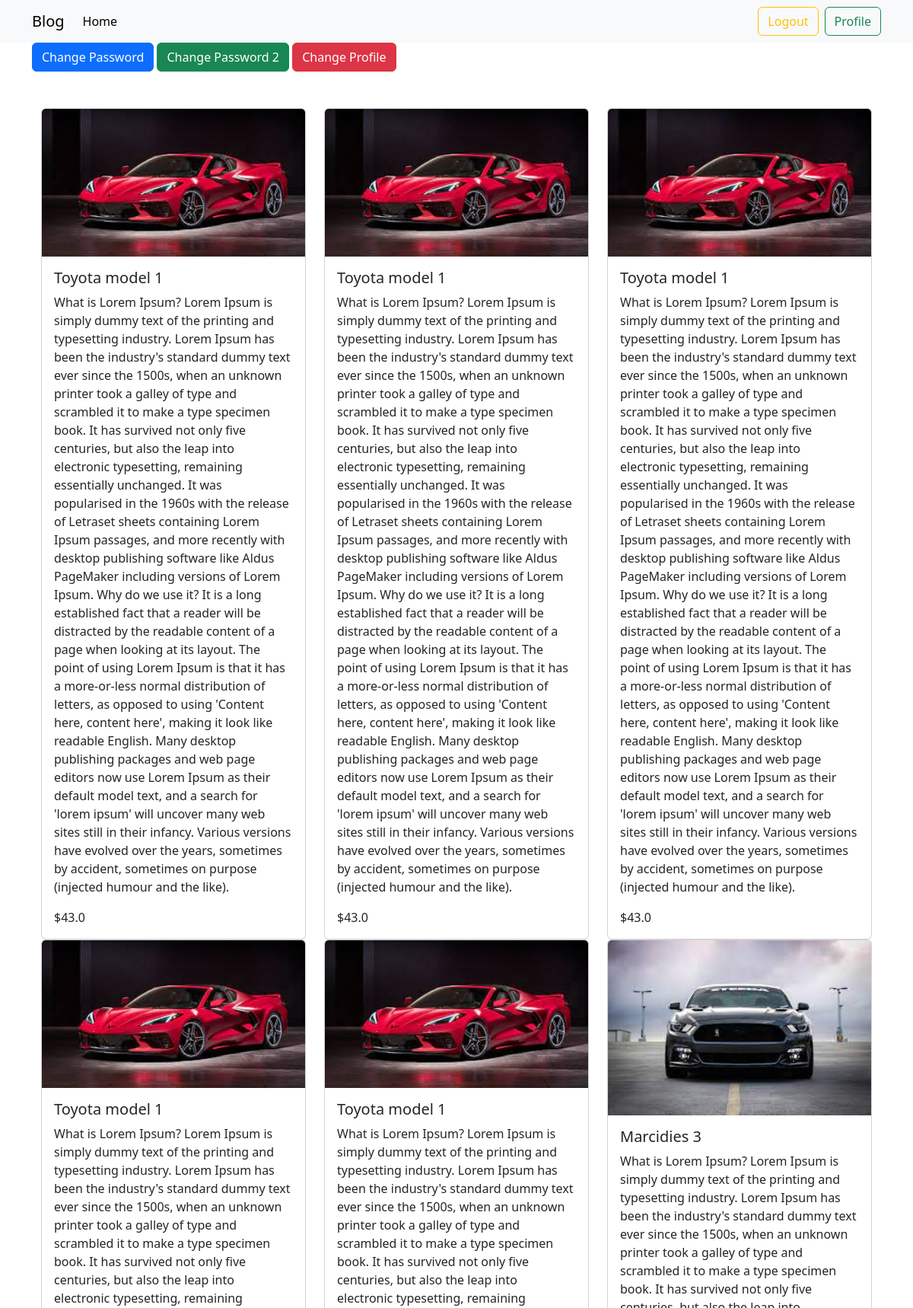
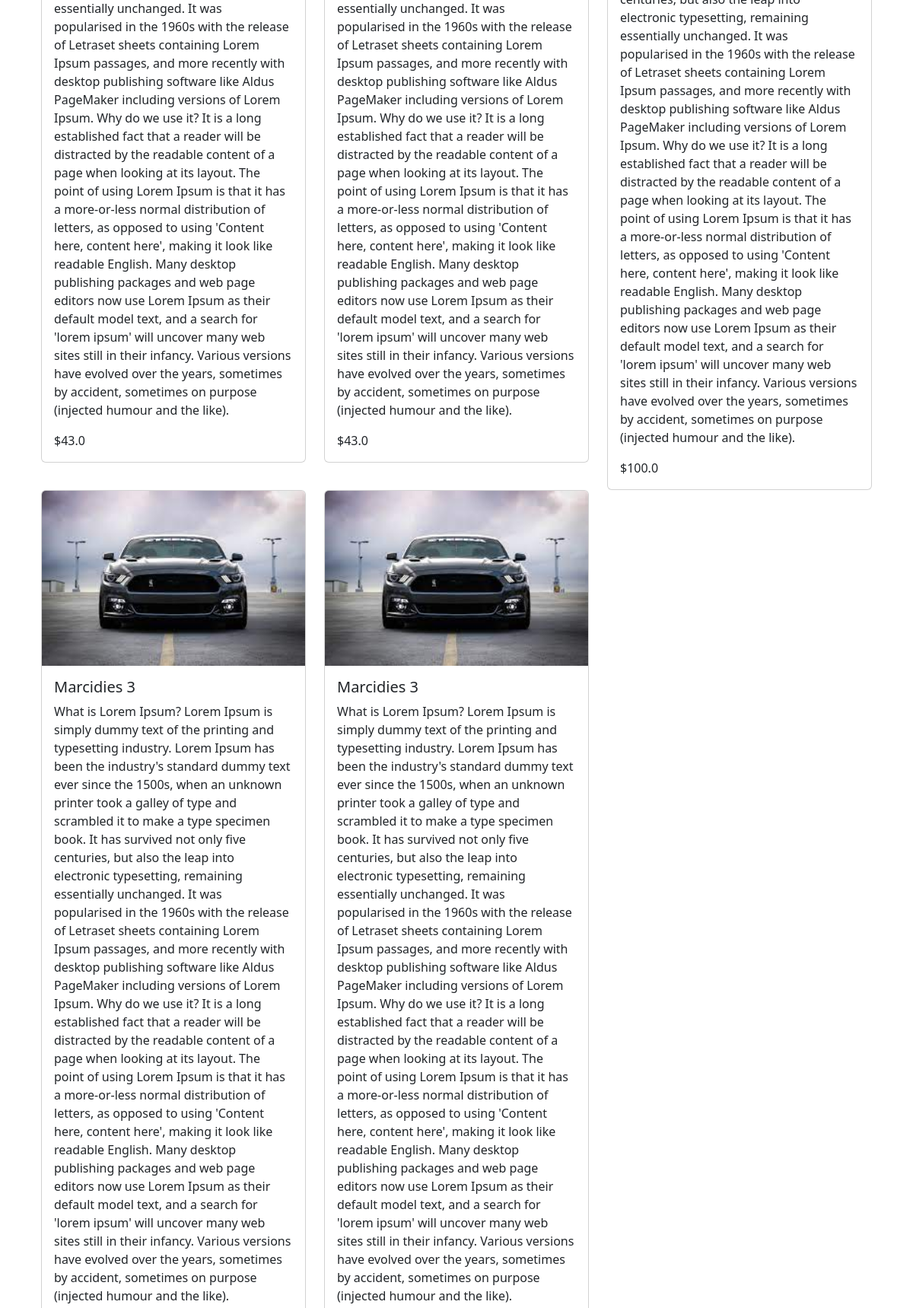
The app's page /profile/ (signed in, upper part) with its own data (2 pictures, top to bottom).
### car/models.py (models this page shows, shortened)
class Order(models.Model):
  user = models.ForeignKey(User, on_delete=models.CASCADE,related_name="users")
  car = models.ForeignKey(Car, on_delete=models.CASCADE, related_name="cars")

class Car(models.Model):
  title = models.CharField(max_length=200)
  description = models.TextField()
  price = models.FloatField()
  image = models.ImageField(upload_to='images/')
  brand = models.ForeignKey(Brand, on_delete=models.CASCADE, null=True, blank=True, related_name="brands")
  quantity = models.IntegerField(blank=True, null=True)

### app/views.py (the view)
# urls.py: path("profile/", views.OrderListView.as_view(), name="profile"),
@method_decorator(login_required, name='dispatch')
class OrderListView(ListView):
  model = Order
  template_name = './profile.html'
  def get_context_data(self, *args, **kwargs):
    context = super(OrderListView, self).get_context_data(*args, **kwargs)
    orders = Order.objects.filter(user=self.request.user)
    context["orders"] = orders
    return context

### app/templates/profile.html (shortened to what this page needs)
{% extends "base.html" %}
 {% load static %}
 {% block content %}
<div class="container">
  <div class="flex gap-3">
    <a href="{% url 'change-password' %}" class="btn btn-primary"
      >Change Password</a
    >
    <a href="{% url 'change-password2' %}" class="btn btn-success"
      >Change Password 2</a
    >
    <a href="{% url 'change_profile' %}" class="btn btn-danger"
      >Change Profile</a
    >
  </div>
  <div class="container my-5">
    <div class="row">
      {% for order in orders %}
      <div class="col-md-4">
        <div class="card">
          <img src="{{ order.car.image.url }}" class="card-img-top" alt="..." />
          <div class="card-body">
            <h5 class="card-title">{{order.car.title}}</h5>
            <p class="card-text">{{order.car.description}}</p>
            <p class="card-text">${{order.car.price}}</p>
          </div>
        </div>
      </div>
      {% endfor %}
    </div>
  </div>
</div>
{% endblock content %}

### records on screen
Order: car.image (picture), car "Toyota model 1", car.description "What is Lorem Ipsum? Lorem Ipsum is simply dummy text of the printing and typesetting industry. Lorem Ipsum has been the industry's standard dummy text ever since the 1500s, when an unknown printer took a galley of type and scrambled it to make a type specimen book. It has survived not only five centuries, but also the leap into electronic typesetting, remaining essentially unchanged. It was popularised in the 1960s with the release of Letraset sheets containing Lorem Ipsum passages, and more recently with desktop publishing software like Aldus PageMaker including versions of Lorem Ipsum. Why do we use it? It is a long established fact that a reader will be distracted by the readable…", car.price "43.0"
Order: car.image (picture), car "Toyota model 1", car.description "What is Lorem Ipsum? Lorem Ipsum is simply dummy text of the printing and typesetting industry. Lorem Ipsum has been the industry's standard dummy text ever since the 1500s, when an unknown printer took a galley of type and scrambled it to make a type specimen book. It has survived not only five centuries, but also the leap into electronic typesetting, remaining essentially unchanged. It was popularised in the 1960s with the release of Letraset sheets containing Lorem Ipsum passages, and more recently with desktop publishing software like Aldus PageMaker including versions of Lorem Ipsum. Why do we use it? It is a long established fact that a reader will be distracted by the readable…", car.price "43.0"
Order: car.image (picture), car "Toyota model 1", car.description "What is Lorem Ipsum? Lorem Ipsum is simply dummy text of the printing and typesetting industry. Lorem Ipsum has been the industry's standard dummy text ever since the 1500s, when an unknown printer took a galley of type and scrambled it to make a type specimen book. It has survived not only five centuries, but also the leap into electronic typesetting, remaining essentially unchanged. It was popularised in the 1960s with the release of Letraset sheets containing Lorem Ipsum passages, and more recently with desktop publishing software like Aldus PageMaker including versions of Lorem Ipsum. Why do we use it? It is a long established fact that a reader will be distracted by the readable…", car.price "43.0"
Order: car.image (picture), car "Toyota model 1", car.description "What is Lorem Ipsum? Lorem Ipsum is simply dummy text of the printing and typesetting industry. Lorem Ipsum has been the industry's standard dummy text ever since the 1500s, when an unknown printer took a galley of type and scrambled it to make a type specimen book. It has survived not only five centuries, but also the leap into electronic typesetting, remaining essentially unchanged. It was popularised in the 1960s with the release of Letraset sheets containing Lorem Ipsum passages, and more recently with desktop publishing software like Aldus PageMaker including versions of Lorem Ipsum. Why do we use it? It is a long established fact that a reader will be distracted by the readable…", car.price "43.0"
Order: car.image (picture), car "Toyota model 1", car.description "What is Lorem Ipsum? Lorem Ipsum is simply dummy text of the printing and typesetting industry. Lorem Ipsum has been the industry's standard dummy text ever since the 1500s, when an unknown printer took a galley of type and scrambled it to make a type specimen book. It has survived not only five centuries, but also the leap into electronic typesetting, remaining essentially unchanged. It was popularised in the 1960s with the release of Letraset sheets containing Lorem Ipsum passages, and more recently with desktop publishing software like Aldus PageMaker including versions of Lorem Ipsum. Why do we use it? It is a long established fact that a reader will be distracted by the readable…", car.price "43.0"
Order: car.image (picture), car "Marcidies 3", car.description "What is Lorem Ipsum? Lorem Ipsum is simply dummy text of the printing and typesetting industry. Lorem Ipsum has been the industry's standard dummy text ever since the 1500s, when an unknown printer took a galley of type and scrambled it to make a type specimen book. It has survived not only five centuries, but also the leap into electronic typesetting, remaining essentially unchanged. It was popularised in the 1960s with the release of Letraset sheets containing Lorem Ipsum passages, and more recently with desktop publishing software like Aldus PageMaker including versions of Lorem Ipsum. Why do we use it? It is a long established fact that a reader will be distracted by the readable…", car.price "100.0"
Order: car.image (picture), car "Marcidies 3", car.description "What is Lorem Ipsum? Lorem Ipsum is simply dummy text of the printing and typesetting industry. Lorem Ipsum has been the industry's standard dummy text ever since the 1500s, when an unknown printer took a galley of type and scrambled it to make a type specimen book. It has survived not only five centuries, but also the leap into electronic typesetting, remaining essentially unchanged. It was popularised in the 1960s with the release of Letraset sheets containing Lorem Ipsum passages, and more recently with desktop publishing software like Aldus PageMaker including versions of Lorem Ipsum. Why do we use it? It is a long established fact that a reader will be distracted by the readable…"
Order: car.image (picture), car "Marcidies 3", car.description "What is Lorem Ipsum? Lorem Ipsum is simply dummy text of the printing and typesetting industry. Lorem Ipsum has been the industry's standard dummy text ever since the 1500s, when an unknown printer took a galley of type and scrambled it to make a type specimen book. It has survived not only five centuries, but also the leap into electronic typesetting, remaining essentially unchanged. It was popularised in the 1960s with the release of Letraset sheets containing Lorem Ipsum passages, and more recently with desktop publishing software like Aldus PageMaker including versions of Lorem Ipsum. Why do we use it? It is a long established fact that a reader will be distracted by the readable…"
